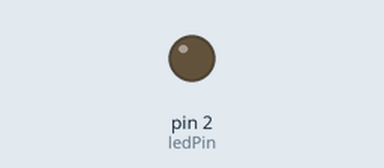
Simulated run of this sketch. Board: Arduino Uno, built with avr-gcc and run on an emulated ATmega328P. On the bench: output pins drawn as LEDs (lit = HIGH).

Above: at 0.6 s.
At 2.5 s:
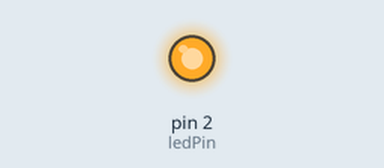
Timing chart, 0 to 6.6 s (numbered marks = the images above):
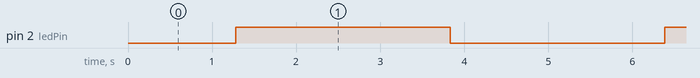

Measured:
- by itself, pin 2 (ledPin): alternates HIGH for 2.6 s and LOW for 2.6 s

The sketch:

Mar_6-LED_pulse_width_modulation.ino
```cpp
const int ledPin = 2;

void setup() {
  // put your setup code here, to run once:

}

void loop() {
 for(int dutyCycle=0 ; dutyCycle<255 ; dutyCycle++){
  analogWrite(ledPin, dutyCycle) ;
  delay(10) ;
 }


 for(int dutyCycle=255 ; dutyCycle>0 ; dutyCycle-- ){
  analogWrite(ledPin, dutyCycle) ;
  delay(10) ;
 }
 }
```
